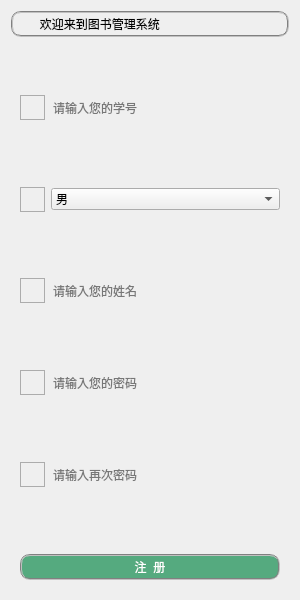
<?xml version="1.0" encoding="UTF-8"?>
<ui version="4.0">
 <class>register_qt</class>
 <widget class="QWidget" name="register_qt">
  <property name="geometry">
   <rect>
    <x>0</x>
    <y>0</y>
    <width>300</width>
    <height>600</height>
   </rect>
  </property>
  <property name="minimumSize">
   <size>
    <width>300</width>
    <height>600</height>
   </size>
  </property>
  <property name="maximumSize">
   <size>
    <width>300</width>
    <height>600</height>
   </size>
  </property>
  <property name="windowTitle">
   <string>Form</string>
  </property>
  <layout class="QGridLayout" name="gridLayout">
   <item row="5" column="0">
    <spacer name="verticalSpacer_3">
     <property name="orientation">
      <enum>Qt::Vertical</enum>
     </property>
     <property name="sizeHint" stdset="0">
      <size>
       <width>20</width>
       <height>40</height>
      </size>
     </property>
    </spacer>
   </item>
   <item row="1" column="0">
    <spacer name="verticalSpacer_7">
     <property name="orientation">
      <enum>Qt::Vertical</enum>
     </property>
     <property name="sizeHint" stdset="0">
      <size>
       <width>20</width>
       <height>40</height>
      </size>
     </property>
    </spacer>
   </item>
   <item row="7" column="0">
    <spacer name="verticalSpacer_4">
     <property name="orientation">
      <enum>Qt::Vertical</enum>
     </property>
     <property name="sizeHint" stdset="0">
      <size>
       <width>20</width>
       <height>40</height>
      </size>
     </property>
    </spacer>
   </item>
   <item row="13" column="0">
    <widget class="QWidget" name="widget_7" native="true">
     <layout class="QHBoxLayout" name="horizontalLayout_7">
      <item>
       <widget class="QPushButton" name="btn_register">
        <property name="styleSheet">
         <string notr="true">font:75 10pt&quot;黑体&quot;;
color:white;
background-color:rgb(85,170,127);
border-radius:3px;
border:2px groove gray;border-radius:10px;padding:2px 4px;</string>
        </property>
        <property name="text">
         <string>注  册</string>
        </property>
       </widget>
      </item>
     </layout>
    </widget>
   </item>
   <item row="2" column="0">
    <widget class="QWidget" name="widget_5" native="true">
     <layout class="QHBoxLayout" name="horizontalLayout_5">
      <item>
       <widget class="QLabel" name="label_4">
        <property name="minimumSize">
         <size>
          <width>25</width>
          <height>25</height>
         </size>
        </property>
        <property name="maximumSize">
         <size>
          <width>25</width>
          <height>25</height>
         </size>
        </property>
        <property name="styleSheet">
         <string notr="true">border:1px groove rgb(172,172,172);
background-color:transparent;</string>
        </property>
        <property name="text">
         <string/>
        </property>
        <property name="pixmap">
         <pixmap resource="res/res.qrc">:/num.png</pixmap>
        </property>
        <property name="scaledContents">
         <bool>true</bool>
        </property>
       </widget>
      </item>
      <item>
       <widget class="QLineEdit" name="re_num">
        <property name="styleSheet">
         <string notr="true">background-color:transparent;
border-style:outset;</string>
        </property>
        <property name="text">
         <string/>
        </property>
        <property name="placeholderText">
         <string>请输入您的学号</string>
        </property>
       </widget>
      </item>
     </layout>
    </widget>
   </item>
   <item row="12" column="0">
    <spacer name="verticalSpacer">
     <property name="orientation">
      <enum>Qt::Vertical</enum>
     </property>
     <property name="sizeHint" stdset="0">
      <size>
       <width>20</width>
       <height>40</height>
      </size>
     </property>
    </spacer>
   </item>
   <item row="10" column="0">
    <spacer name="verticalSpacer_6">
     <property name="orientation">
      <enum>Qt::Vertical</enum>
     </property>
     <property name="sizeHint" stdset="0">
      <size>
       <width>20</width>
       <height>40</height>
      </size>
     </property>
    </spacer>
   </item>
   <item row="6" column="0">
    <widget class="QWidget" name="widget" native="true">
     <layout class="QHBoxLayout" name="horizontalLayout">
      <item>
       <widget class="QLabel" name="label_2">
        <property name="minimumSize">
         <size>
          <width>25</width>
          <height>25</height>
         </size>
        </property>
        <property name="maximumSize">
         <size>
          <width>25</width>
          <height>25</height>
         </size>
        </property>
        <property name="styleSheet">
         <string notr="true">border:1px groove rgb(172,172,172);
background-color:transparent;</string>
        </property>
        <property name="text">
         <string/>
        </property>
        <property name="pixmap">
         <pixmap resource="res/res.qrc">:/name.png</pixmap>
        </property>
        <property name="scaledContents">
         <bool>true</bool>
        </property>
       </widget>
      </item>
      <item>
       <widget class="QLineEdit" name="re_name">
        <property name="styleSheet">
         <string notr="true">background-color:transparent;
border-style:outset;</string>
        </property>
        <property name="text">
         <string/>
        </property>
        <property name="placeholderText">
         <string>请输入您的姓名</string>
        </property>
       </widget>
      </item>
     </layout>
    </widget>
   </item>
   <item row="0" column="0">
    <widget class="QLabel" name="label">
     <property name="styleSheet">
      <string notr="true">font:75 10pt&quot;黑体&quot;;
border:2px groove gray;border-radius:10px;padding:2px 4px;
</string>
     </property>
     <property name="text">
      <string>      欢迎来到图书管理系统</string>
     </property>
    </widget>
   </item>
   <item row="9" column="0">
    <widget class="QWidget" name="widget_3" native="true">
     <layout class="QHBoxLayout" name="horizontalLayout_3">
      <item>
       <widget class="QLabel" name="label_7">
        <property name="minimumSize">
         <size>
          <width>25</width>
          <height>25</height>
         </size>
        </property>
        <property name="maximumSize">
         <size>
          <width>25</width>
          <height>25</height>
         </size>
        </property>
        <property name="styleSheet">
         <string notr="true">border:1px groove rgb(172,172,172);
background-color:transparent;</string>
        </property>
        <property name="text">
         <string/>
        </property>
        <property name="pixmap">
         <pixmap resource="res/res.qrc">:/password.png</pixmap>
        </property>
        <property name="scaledContents">
         <bool>true</bool>
        </property>
       </widget>
      </item>
      <item>
       <widget class="QLineEdit" name="re_password1">
        <property name="styleSheet">
         <string notr="true">background-color:transparent;
border-style:outset;</string>
        </property>
        <property name="text">
         <string/>
        </property>
        <property name="echoMode">
         <enum>QLineEdit::Password</enum>
        </property>
        <property name="placeholderText">
         <string>请输入您的密码</string>
        </property>
       </widget>
      </item>
     </layout>
    </widget>
   </item>
   <item row="11" column="0">
    <widget class="QWidget" name="widget_4" native="true">
     <layout class="QHBoxLayout" name="horizontalLayout_4">
      <item>
       <widget class="QLabel" name="label_6">
        <property name="minimumSize">
         <size>
          <width>25</width>
          <height>25</height>
         </size>
        </property>
        <property name="maximumSize">
         <size>
          <width>25</width>
          <height>25</height>
         </size>
        </property>
        <property name="styleSheet">
         <string notr="true">border:1px groove rgb(172,172,172);
background-color:transparent;</string>
        </property>
        <property name="text">
         <string/>
        </property>
        <property name="pixmap">
         <pixmap resource="res/res.qrc">:/password.png</pixmap>
        </property>
        <property name="scaledContents">
         <bool>true</bool>
        </property>
       </widget>
      </item>
      <item>
       <widget class="QLineEdit" name="re_password2">
        <property name="styleSheet">
         <string notr="true">background-color:transparent;
border-style:outset;</string>
        </property>
        <property name="text">
         <string/>
        </property>
        <property name="echoMode">
         <enum>QLineEdit::Password</enum>
        </property>
        <property name="placeholderText">
         <string>请输入再次密码</string>
        </property>
       </widget>
      </item>
     </layout>
    </widget>
   </item>
   <item row="3" column="0">
    <spacer name="verticalSpacer_2">
     <property name="orientation">
      <enum>Qt::Vertical</enum>
     </property>
     <property name="sizeHint" stdset="0">
      <size>
       <width>20</width>
       <height>40</height>
      </size>
     </property>
    </spacer>
   </item>
   <item row="4" column="0">
    <widget class="QWidget" name="widget_6" native="true">
     <layout class="QHBoxLayout" name="horizontalLayout_6">
      <item>
       <widget class="QLabel" name="label_3">
        <property name="minimumSize">
         <size>
          <width>25</width>
          <height>25</height>
         </size>
        </property>
        <property name="maximumSize">
         <size>
          <width>25</width>
          <height>25</height>
         </size>
        </property>
        <property name="styleSheet">
         <string notr="true">border:1px groove rgb(172,172,172);
background-color:transparent;</string>
        </property>
        <property name="text">
         <string/>
        </property>
        <property name="pixmap">
         <pixmap resource="res/res.qrc">:/sex.png</pixmap>
        </property>
        <property name="scaledContents">
         <bool>true</bool>
        </property>
       </widget>
      </item>
      <item>
       <widget class="QComboBox" name="re_sex">
        <property name="currentText">
         <string>男</string>
        </property>
        <item>
         <property name="text">
          <string>男</string>
         </property>
        </item>
        <item>
         <property name="text">
          <string>女</string>
         </property>
        </item>
       </widget>
      </item>
     </layout>
    </widget>
   </item>
  </layout>
 </widget>
 <resources>
  <include location="res/res.qrc"/>
 </resources>
 <connections/>
</ui>
